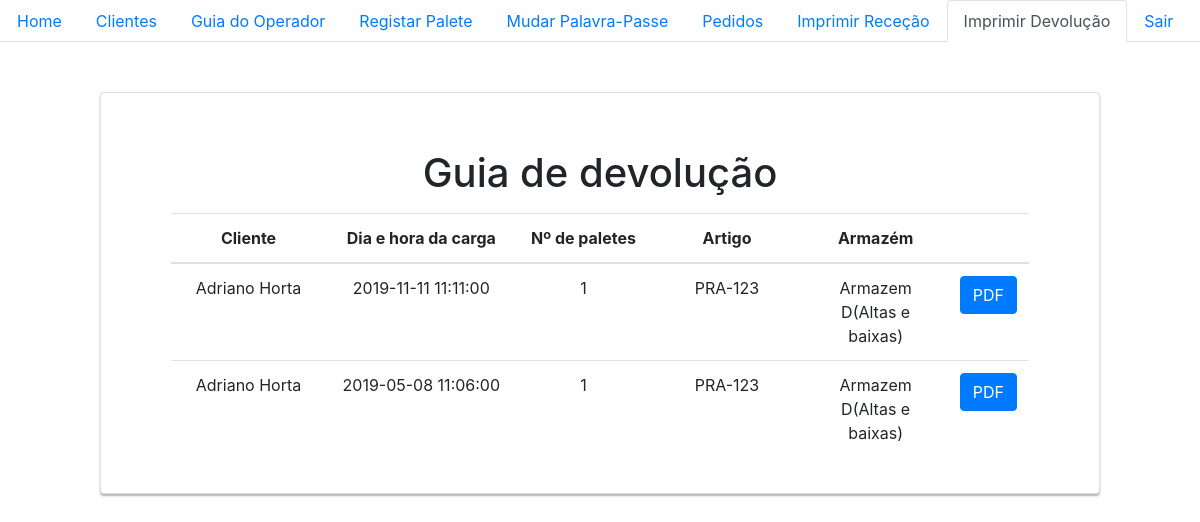
/Guia_Devolucao.php, run on an earlier commit of the app's database.
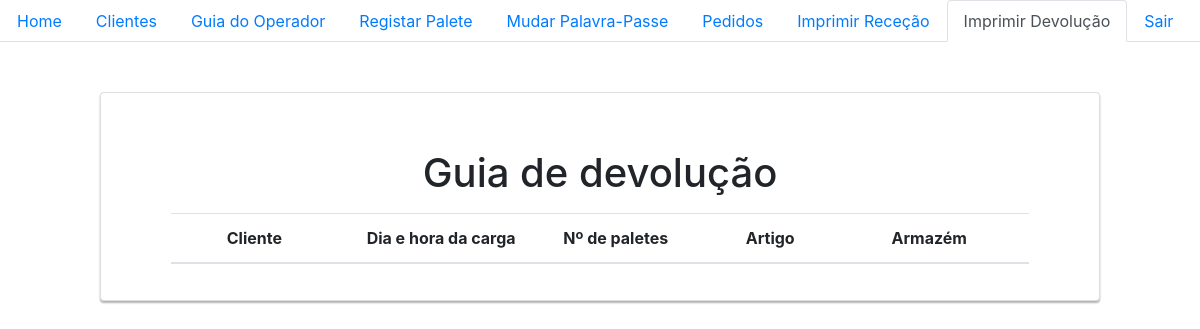
And on a later commit of the database.
### tables this page shows
CREATE TABLE `guia` (
  `id` int(11) NOT NULL,
  `cliente_id` int(3) DEFAULT NULL,
  `guia_id` int(3) DEFAULT NULL,
  `tipo_guia_id` int(3) DEFAULT NULL,
  `tipo_palete_id` int(3) DEFAULT NULL,
  `tipo_zona_id` int(3) DEFAULT NULL,
  `armazem_id` int(3) DEFAULT NULL,
  `artigo_id` int(3) DEFAULT NULL,
  `data_prevista` datetime DEFAULT NULL,
  `data_carga` datetime NOT NULL,
  `numero_paletes` int(3) DEFAULT NULL,
  `numero_requisicao` text,
  `morada` text,
  `localidade` text,
  `matricula` text,
  `confirmar` tinyint(1) DEFAULT NULL,
  `confirmarTotal` tinyint(1) DEFAULT NULL
);

CREATE TABLE `cliente` (
  `id` int(11) NOT NULL,
  `nome` text NOT NULL,
  `nif` int(9) NOT NULL,
  `morada` text NOT NULL,
  `localidade` text NOT NULL
);

CREATE TABLE `artigo` (
  `id` int(11) NOT NULL,
  `cliente_id` int(11) NOT NULL,
  `referencia` text NOT NULL,
  `nome` text NOT NULL,
  `peso` decimal(5,2) NOT NULL
);

CREATE TABLE `armazem` (
  `id` int(11) NOT NULL,
  `nome` text NOT NULL,
  `espaco` int(5) NOT NULL,
  `custo_carga` decimal(5,2) NOT NULL,
  `custo_descarga` decimal(5,2) NOT NULL
);

### Guia_Devolucao.php (the view, shortened to what this page needs)
<!DOCTYPE html>
<html lang=pt dir="ltr">
<?php
include 'navbarOperador.php';
include 'db.php';
?>
<head>
    <link rel="stylesheet" href="https://stackpath.bootstrapcdn.com/bootstrap/4.3.1/css/bootstrap.min.css">
</head>
<body>
    <div class="container">
        <div class="card card-container" style="text-align:center; width:100%; max-width: 1000px">
            <p id="profile-name" class="profile-name-card"></p>
            <form class="container" action="pdfDevolucao.php" method="post">
                <div style="text-align:center">
                    <h1 style="margin-bottom:1rem;">Guia de devolução</h1>
                    <div class="container">
                        <table class="table" style="font-size:16px;">
                            <thead>
                                <tr>
                                    <th width="20%">Cliente</th>
                                    <th width="25%">Dia e hora da carga</th>
                                    <th width="17%">Nº de paletes</th>
                                    <th width="20%">Artigo</th>
                                    <th width="30%">Armazém</th>
                                    <th width="20%"></th>
                                </tr>
                            </thead>
                            <tbody>
                                <?php
                                $dado = mysqli_query($conn, "SELECT * FROM guia WHERE tipo_guia_id=4");
                                foreach ($dado as $eachRow) {
                                    $cliID = $eachRow['cliente_id'];
                                    $timeRN = $eachRow['data_prevista'];
                                    $getArtigo = $eachRow['artigo_id'];
                                    $GuiaID = $eachRow['id'];
                                    $qtPal = $eachRow['numero_paletes'];
                                    $arID = $eachRow['armazem_id'];
                                    $sql2 = mysqli_query($conn, "SELECT * FROM cliente WHERE id='$cliID'");
                                    $sql3 = mysqli_fetch_array($sql2);
                                    $nomeCliente = $sql3['nome'];
                                    $sql4 = mysqli_query($conn, "SELECT * FROM armazem WHERE id='$arID'");
                                    $sql5 = mysqli_fetch_array($sql4);
                                    $nomeArmazem = $sql5['nome'];
                                    $sql6 = mysqli_query($conn, "SELECT * FROM artigo WHERE id='$getArtigo'");
                                    $sql7 = mysqli_fetch_array($sql6);
                                    $refArtigo = $sql7['referencia'];
                                    echo '<tr>';
                                    echo '<td>' . $nomeCliente . '</td>';
                                    echo '<td>' . $timeRN . '</td>';
                                    echo '<td>' . $qtPal . '</td>';
                                    echo '<td>' . $refArtigo . '</td>';
                                    echo '<td>' . $nomeArmazem . '</td>';
                                    ?>
                                    <td><button type="submit" class="btn btn-primary" name="GuiaID" value="<?php echo $GuiaID ?>">PDF</button></td>
                                    <?php
                                    echo '</tr>';
                                }
                                ?>
                            </tbody>
                        </table>
                    </div>
            </form>
        </div>
    </div>
</body>
</html>

### navbarOperador.php (shortened to what this page needs)
<!DOCTYPE html>
<?php
include 'db.php';
    ?>
<?php
function echoActiveClassIfRequestMatches($requestUri)
{
    $current_file_name = basename($_SERVER['REQUEST_URI'], ".php");
    if ($current_file_name == $requestUri)
        echo 'active';
}
?>
<html lang="en">
<head>
    <link rel="stylesheet" href="https://stackpath.bootstrapcdn.com/bootstrap/4.3.1/css/bootstrap.min.css">
    <link rel="stylesheet" href="styles\style3.css">
</head>
<body>
    <nav role="navigation">
        <ul class="nav nav-tabs">
            <li class="nav-item">
                <a class="nav-link <?= echoActiveClassIfRequestMatches("operador") ?>" href="operador.php">Home</a>
            </li>
            <li class="nav-item">
                <a class="nav-link <?= echoActiveClassIfRequestMatches("ListarClientes") ?>" href="ListarClientes.php">Clientes</a>
            </li>
            <li class="nav-item">
                <a class="nav-link <?= echoActiveClassIfRequestMatches("Guia_Operador_operador") ?>" href="Guia_Operador_operador.php">Guia do Operador</a></li>
            <li class="nav-item">
                <a class="nav-link <?= echoActiveClassIfRequestMatches("paletesTeste") ?>" href="paletesTeste.php">Registar Palete</a>
            </li>
            <li class="nav-item">
                <a class="nav-link <?= echoActiveClassIfRequestMatches("mudarpass_operador") ?>" href="mudarpass_operador.php">Mudar Palavra-Passe</a>
            </li>
            <li class="nav-item">
                <a class="nav-link <?= echoActiveClassIfRequestMatches("listagem_pedidos_armazem_operador") ?>" href="listagem_pedidos_armazem_operador.php">Pedidos</a>
            </li>
            <li class="nav-item">
                <a class="nav-link <?= echoActiveClassIfRequestMatches("Guia_Rececao") ?>" href="Guia_Rececao.php">Imprimir Receção</a>
            </li>
            <li class="nav-item">
                <a class="nav-link <?= echoActiveClassIfRequestMatches("Guia_Devolucao") ?>" href="Guia_Devolucao.php">Imprimir Devolução</a>
            </li>
            <li class="nav-item">
                <a class="nav-link <?= echoActiveClassIfRequestMatches("index") ?>" href="index.php">Sair</a>
            </li>
        </ul>
    </nav>
</body>
</html>

### db.php (shortened to what this page needs)
<html lang="en">
<head>
    <link rel="stylesheet" href="css/bootstrap.min.css">
    <link rel="stylesheet" href="css/font-awesome.min.css">
    <link rel="stylesheet" href="css/elegant-fonts.css">
    <link rel="stylesheet" href="css/themify-icons.css">
    <link rel="stylesheet" href="css/swiper.min.css">
    <link rel="stylesheet" type="text/css" href="styles\style.css">
    <link rel="stylesheet" href="https://cdnjs.cloudflare.com/ajax/libs/twitter-bootstrap/4.0.0-alpha.6/css/bootstrap.css">
    <link href="https://rawgit.com/tempusdominus/bootstrap-4/master/build/css/tempusdominus-bootstrap-4.min.css" rel="stylesheet" />
    <link rel="stylesheet" href="https://cdnjs.cloudflare.com/ajax/libs/font-awesome/4.7.0/css/font-awesome.min.css">
</head>
<body>
</body>
</html>

### styles/style.css (style rules this page uses)
body, html { height: 100%; }
.card-container.card { max-width: 500px; padding: 20px 40px; }
.card { background-color: rgb(255, 255, 255); padding: 10px 25px 30px; margin: 0 auto 25px; margin-top: 50px; -moz-border-radius: 2px; -webkit-border-radius: 2px; border-radius: 15px; -moz-box-shadow: 0px 2px 2px rgba(0, 0, 0, 0.3); -webkit-box-shadow: 0px 2px 2px rgba(0, 0, 0, 0.3); box-shadow: 0px 2px 2px rgba(0, 0, 0, 0.3); }
.profile-name-card { font-size: 16px; font-weight: bold; text-align: center; margin: 10px 0 0; min-height: 1em; }

### styles/style3.css (style rules this page uses)
.container { margin-top: 10px; }
::placeholder { text-align: center; }

What changed in the data, as far as the page shows it:
removed guia: cliente.nome "Adriano Horta", data_prevista "2019-11-11 11:11:00", numero_paletes "1", artigo.referencia "PRA-123", armazem.nome "Armazem D(Altas e baixas)", $GuiaID 38 (drawn)
removed guia: cliente.nome "Adriano Horta", data_prevista "2019-05-08 11:06:00", numero_paletes "1", artigo.referencia "PRA-123", armazem.nome "Armazem D(Altas e baixas)", $GuiaID 40 (drawn)
